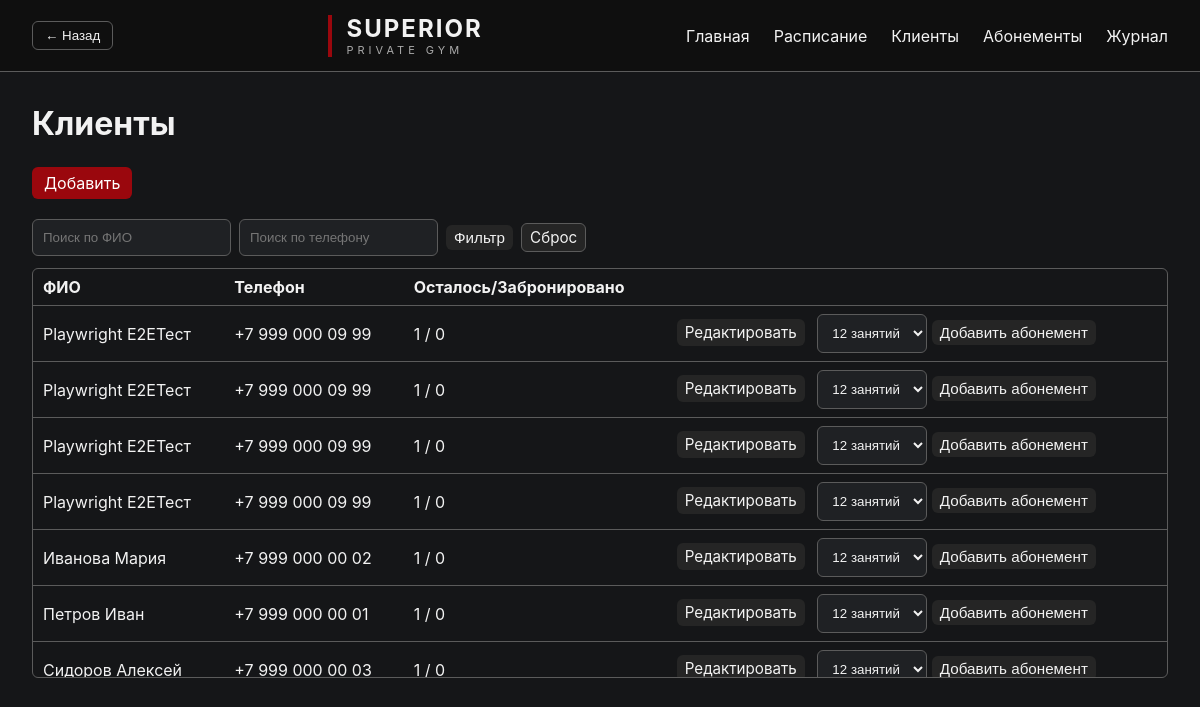
The app's page /clients, older data.
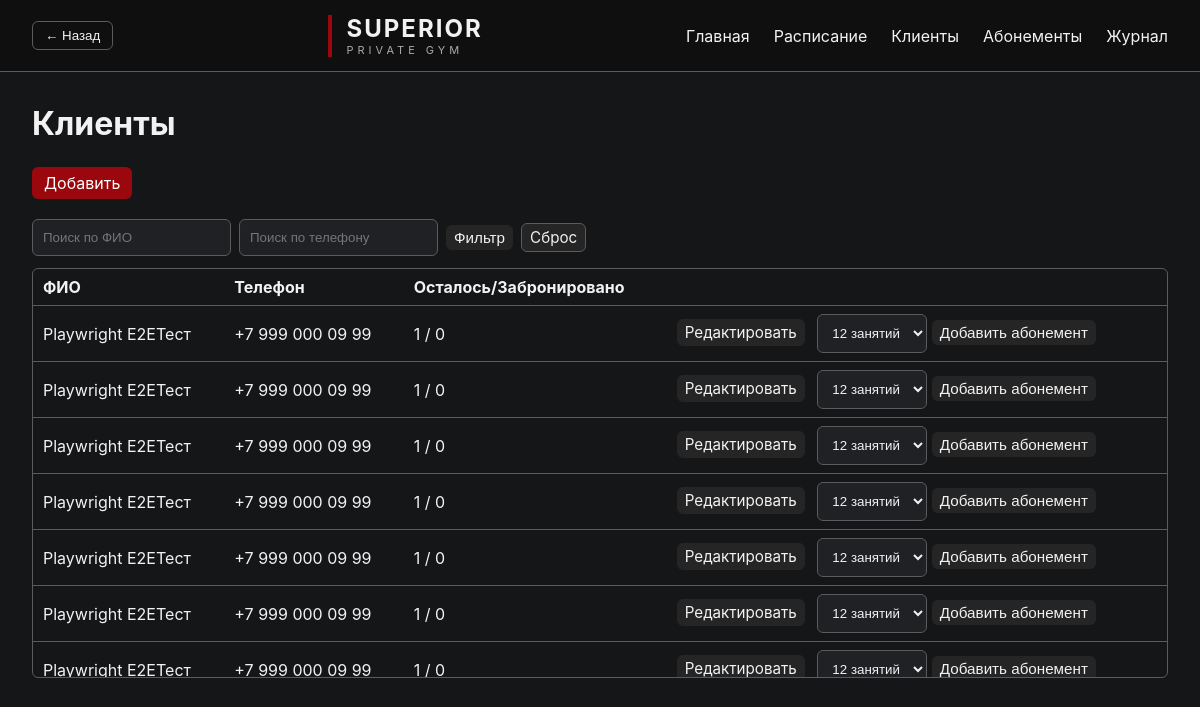
The same page, newer data.
### app/models.py (models this page shows, shortened)
class Client(Base):
    __tablename__ = "clients"
    id = Column(Integer, primary_key=True)
    first_name = Column(String, nullable=True)
    last_name = Column(String, nullable=True)
    patronymic = Column(String, nullable=True)
    birth_year = Column(Integer, nullable=True)
    birth_place = Column(String, nullable=True)
    phone = Column(String, nullable=True)
    name = Column(String, nullable=True)          # legacy — полное имя одной строкой
    remaining_sessions = Column(Integer, default=1)

### app/routes/clients.py (the view)
@router.get("/clients")
def clients_page(
    request: Request,
    db: Session = Depends(get_db),
    q_name: str = "",
    q_phone: str = "",
    page: int = 1,
):
    query = db.query(Client)
    if q_name:
        pat = f"%{q_name}%"
        query = query.filter(
            or_(
                Client.name.ilike(pat),
                Client.first_name.ilike(pat),
                Client.last_name.ilike(pat),
            )
        )
    if q_phone:
        digits = ''.join(ch for ch in q_phone if ch.isdigit())
        if digits:
            query = query.filter(
                Client.phone.ilike(f"%{digits}%") | Client.phone.ilike(f"%{q_phone}%")
            )
        else:
            query = query.filter(Client.phone.ilike(f"%{q_phone}%"))
    total = query.count()
    total_pages = max(1, (total + PAGE_SIZE - 1) // PAGE_SIZE)
    page = max(1, min(page, total_pages))
    clients = (
        query.order_by(Client.last_name, Client.first_name)
        .offset((page - 1) * PAGE_SIZE)
        .limit(PAGE_SIZE)
        .all()
    )
    now_dt = tz_now()
    client_rows = []
    for c in clients:
        booked_future = (
            db.query(Booking)
            .join(Slot, Booking.slot_id == Slot.id)
            .filter(Booking.client_id == c.id, Slot.start_time >= now_dt)
            .count()
        )
        client_rows.append({"client": c, "booked_future": booked_future})
    return templates.TemplateResponse(
        request=request,
        name="clients.html",
        context={
            "client_rows": client_rows,
            "q_name": q_name,
            "q_phone": q_phone,
            "page": page,
            "total_pages": total_pages,
            "total": total,
        },
    )

### templates/clients.html (shortened to what this page needs)
{% extends "base.html" %}
{% block content %}
<div class="page-title">
    <h1>Клиенты</h1>
</div>
<div style="margin-top:16px;">
    <a class="btn" href="/clients/create">Добавить</a>
</div>
<br>
<div class="page-controls">
    <form method="get" action="/clients" class="form-row" style="flex-direction:row;gap:8px;align-items:center;">
        <input class="field" type="search" name="q_name" placeholder="Поиск по ФИО" value="{{ q_name or '' }}" />
        <input class="field" type="search" name="q_phone" placeholder="Поиск по телефону" value="{{ q_phone or '' }}" />
        <button class="btn btn--small" type="submit">Фильтр</button>
        <a class="btn btn--ghost btn--small" href="/clients">Сброс</a>
    </form>
</div>
<div class="clients-list">
    <div class="clients-table-wrapper">
    <table class="clients-table">
        <thead>
            <tr><th>ФИО</th><th>Телефон</th><th>Осталось/Забронировано</th><th></th></tr>
        </thead>
        <tbody>
        {% for row in client_rows %}
            {% set client = row.client %}
            <tr>
                <td>{{ client.fio() }}</td>
                <td>{{ client.phone|format_phone }}</td>
                <td>
                    {{ client.remaining_sessions or 0 }} / {{ row.booked_future }}
                </td>
                <td>
                    <a class="btn btn--small" href="/clients/edit/{{ client.id }}">Редактировать</a>
                    <form method="post" action="/clients/add_subscription" style="display:inline;margin-left:8px;">
                        <select name="package" class="field" style="display:inline-block;width:auto;">
                            <option value="12">12 занятий</option>
                        </select>
                        <button class="btn btn--small" type="submit">Добавить абонемент</button>
                    </form>
                </td>
            </tr>
        {% endfor %}
        </tbody>
    </table>
    </div>
</div>
{% endblock %}

### templates/base.html (shortened to what this page needs)
<!DOCTYPE html>
<html lang="ru">
<head>
    <link rel="stylesheet"
          href="/static/style.css">
</head>
<body>
<header class="header">
    <div class="left-controls">
        <button class="btn btn--ghost" onclick="history.back()">← Назад</button>
    </div>
    <div class="logo">
        <span class="logo-red"></span>
        <div>
            <div class="brand">
                SUPERIOR
            </div>
            <div class="subtitle">
                PRIVATE GYM
            </div>
        </div>
    </div>
    <nav>
        <a href="/">
            Главная
        </a>
        <a href="/schedule">
            Расписание
        </a>
        <a href="/clients">
            Клиенты
        </a>
        <a href="/subscriptions">
            Абонементы
        </a>
        <a href="/journal">
            Журнал
        </a>
    </nav>
</header>
<main class="container">
    {% block content %}
    {% endblock %}
</main>
</body>
</html>

### static/style.css (style rules this page uses)
:root { --bg: #151618; --surface: #1F2124; --surface-hover: #252525; --text: #f2f2f2; --muted: #aaaaaa; --accent: #9A070D; --accent-hover: #B10A11; --accent-soft: rgba(154,7,13,.15); --warm_1: #8A6A4A; --warm_2: #7B5A3D; --green: #3c8f3f; --border: #5B5B5B; --radius: 6px; --radius-lg: 10px; --pad: 10px; --pad-lg: 20px; --btn-pad: 6px 12px; --row-height: 41px; --wrapper-rows: 10; }
.btn { display: inline-block; padding: var(--btn-pad); border-radius: var(--radius); background: var(--accent); color: white; border: none; cursor: pointer; text-decoration: none; text-align: center; }
.btn--ghost { background: transparent; border: 1px solid var(--border); color: var(--text); }
.btn--small { padding: 4px 8px; font-size: 0.95rem; background: var(--surface-hover); color: var(--text); border-radius: var(--radius); text-decoration: none; }
.form-row { display: flex; flex-direction: column; gap: 6px; margin-bottom: 12px; }
.field { padding: var(--pad); border-radius: var(--radius); border: 1px solid var(--border); background: var(--surface); color: var(--text); }
* { margin: 0; padding: 0; box-sizing: border-box; }
body { background: var(--bg); color: var(--text); font-family: Inter, Arial, sans-serif; min-height: 100vh; }
.header { height: 72px; border-bottom: 1px solid var(--border); display: flex; justify-content: space-between; align-items: center; padding: 0 32px; background: #0f0f0f; }
.logo { display: flex; align-items: center; gap: 14px; }
.logo-red { width: 4px; height: 42px; background: var(--accent); display: block; }
.brand { font-size: 24px; font-weight: 700; letter-spacing: 2px; }
.subtitle { font-size: 11px; letter-spacing: 4px; color: var(--muted); }
nav { display: flex; gap: 24px; }
nav a { text-decoration: none; color: var(--text); transition: .2s; }
.container { max-width: 1400px; margin: 0 auto; padding: 32px; }
form { display: flex; gap: 12px; align-items: center; }
select, input, textarea { background: var(--surface); color: var(--text); border: 1px solid var(--border); padding: var(--pad); border-radius: var(--radius); }
button { background: var(--accent); color: white; border: none; border-radius: var(--radius); padding: var(--btn-pad); cursor: pointer; }
.page-title { margin-bottom: 24px; display: flex; justify-content: space-between; align-items: center; }
.clients-table-wrapper { max-height: calc(var(--row-height) * var(--wrapper-rows)); overflow: auto; border: 1px solid var(--border); border-radius: var(--radius); }
.clients-table tbody tr { height: var(--row-height); }
.btn--small, .small-btn { padding: 4px 8px; font-size: 0.95rem; background: var(--surface-hover); color: var(--text); border-radius: var(--radius); text-decoration: none; display: inline-block; }
.clients-table { width: 100%; border-collapse: collapse; }
.clients-table th, .clients-table td { padding: 8px 10px; border-bottom: 1px solid var(--border); text-align: left; }
.left-controls { display: flex; align-items: center; margin-right: 12px; }

Row changes from the older to the newer data that the page shows:
no longer on this page (row unchanged): Client: fio "Иванова Мария", phone "+7 999 000 00 02", remaining_sessions "1"
no longer on this page (row unchanged): Client: fio "Петров Иван", phone "+7 999 000 00 01", remaining_sessions "1"
no longer on this page (row unchanged): Client: fio "Сидоров Алексей", phone "+7 999 000 00 03", remaining_sessions "1"
added Client: fio "Playwright E2EТест", phone "+7 999 000 09 99", remaining_sessions "1"
added Client: fio "Playwright E2EТест", phone "+7 999 000 09 99", remaining_sessions "1"
added Client: fio "Playwright E2EТест", phone "+7 999 000 09 99", remaining_sessions "1"
Text that changed along with them:
new list line: "/ 0 Редактировать 12 занятий Добавить абонемент"
list line gone: "/ 0 Редактировать 12 занятий Добавить абонемент"
